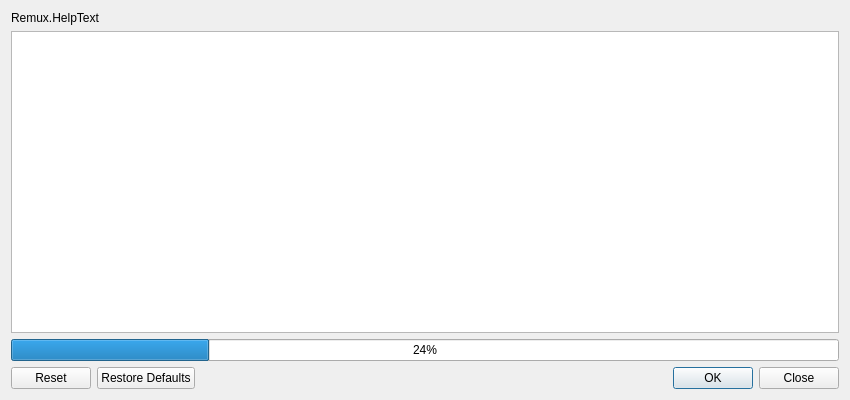
<?xml version="1.0" encoding="UTF-8"?>
<ui version="4.0">
 <class>OBSRemux</class>
 <widget class="QDialog" name="OBSRemux">
  <property name="geometry">
   <rect>
    <x>0</x>
    <y>0</y>
    <width>850</width>
    <height>400</height>
   </rect>
  </property>
  <property name="windowTitle">
   <string>Encoding to mp4...</string>
  </property>
  <layout class="QGridLayout" name="gridLayout">
   <item row="0" column="0">
    <widget class="QLabel" name="label">
     <property name="text">
      <string>Remux.HelpText</string>
     </property>
    </widget>
   </item>
   <item row="3" column="0">
    <layout class="QHBoxLayout" name="horizontalLayout_4">
     <property name="spacing">
      <number>6</number>
     </property>
     <item>
      <widget class="QDialogButtonBox" name="buttonBox">
       <property name="standardButtons">
        <set>QDialogButtonBox::Close|QDialogButtonBox::Ok|QDialogButtonBox::Reset|QDialogButtonBox::RestoreDefaults</set>
       </property>
      </widget>
     </item>
    </layout>
   </item>
   <item row="1" column="0">
    <widget class="QTableView" name="tableView">
     <property name="selectionMode">
      <enum>QAbstractItemView::NoSelection</enum>
     </property>
     <attribute name="horizontalHeaderMinimumSectionSize">
      <number>23</number>
     </attribute>
     <attribute name="horizontalHeaderDefaultSectionSize">
      <number>23</number>
     </attribute>
     <attribute name="verticalHeaderVisible">
      <bool>false</bool>
     </attribute>
     <attribute name="verticalHeaderDefaultSectionSize">
      <number>24</number>
     </attribute>
    </widget>
   </item>
   <item row="2" column="0">
    <widget class="QProgressBar" name="progressBar">
     <property name="value">
      <number>24</number>
     </property>
    </widget>
   </item>
  </layout>
 </widget>
 <resources/>
 <connections/>
</ui>
